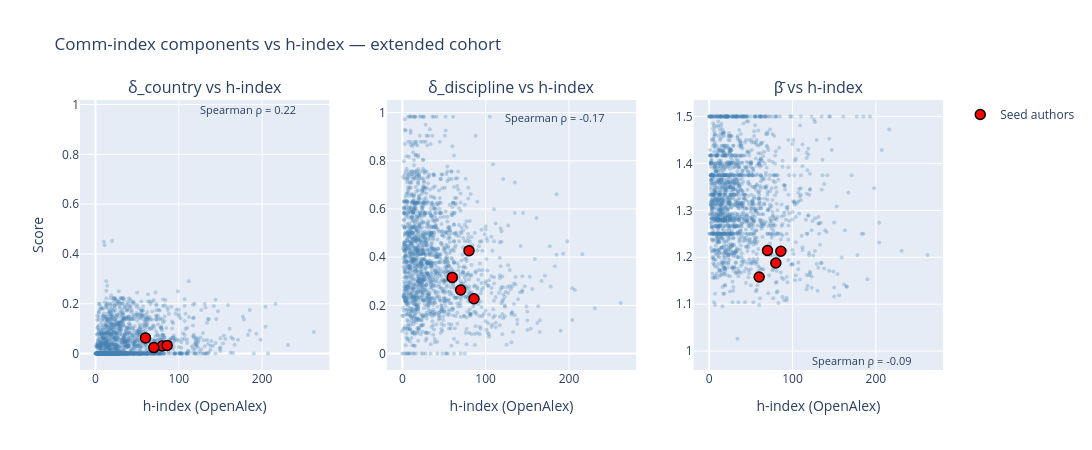

The code cell stored with this chart in its notebook:
### Code cell
from plotly.subplots import make_subplots

fig = make_subplots(rows=1, cols=3, subplot_titles=("δ_country vs h-index", "δ_discipline vs h-index", "β̄ vs h-index"))

for i, col in enumerate(["delta_country", "delta_discipline", "beta_mean"]):
    fig.add_trace(go.Scatter(
        x=multi["h_index"],
        y=multi[col],
        mode="markers",
        marker=dict(size=4, opacity=0.3, color="steelblue"),
        name=col,
        showlegend=False,
    ), row=1, col=i+1)
    
    # Overlay seeds
    seed_rows = multi[multi.index.astype(str).isin(seed_name_lookup) | 
                       (multi["author_anon_id"].isin(seed_name_lookup) if "author_anon_id" in multi.columns else False)]
    if len(seed_rows):
        fig.add_trace(go.Scatter(
            x=seed_rows["h_index"],
            y=seed_rows[col],
            mode="markers",
            marker=dict(size=10, color="red", line=dict(width=1.5, color="black")),
            showlegend=(i == 0),
            name="Seed authors",
        ), row=1, col=i+1)
    
    # Add correlation coefficient
    corr = multi[["h_index", col]].corr(method="spearman").iloc[0, 1]
    fig.add_annotation(text=f"Spearman ρ = {corr:.2f}", 
                        xref=f"x{i+1}" if i > 0 else "x", yref="paper",
                        x=multi["h_index"].max() * 0.7, y=0.98,
                        showarrow=False, font=dict(size=11), row=1, col=i+1)

fig.update_xaxes(title_text="h-index (OpenAlex)")
fig.update_yaxes(title_text="Score", row=1, col=1)
fig.update_layout(width=1400, height=450, title="Comm-index components vs h-index — extended cohort")
fig.show()

# Print correlations
print("\nSpearman correlations with h-index:")
for col in ["delta_country", "delta_discipline", "beta_mean", "n_papers"]:
    corr = multi[["h_index", col]].corr(method="spearman").iloc[0, 1]
    print(f"  {col}: {corr:.3f}")

### Figure 1 — Plotly figure (JSON) as saved in the notebook; plotly's stock layout.template omitted (floating-point values rounded to 4 significant figures; data arrays with more than 128 entries replaced by an {"elided": "..."} marker saying what was removed)
{"data": [{"marker": {"color": "steelblue", "opacity": 0.3, "size": 4}, "mode": "markers", "name": "delta_country", "showlegend": false, "type": "scatter", "x": {"elided": "1684 float values"}, "xaxis": "x", "y": {"elided": "1684 float values"}, "yaxis": "y"}, {"marker": {"color": "red", "line": {"color": "black", "width": 1.5}, "size": 10}, "mode": "markers", "name": "Seed authors", "showlegend": true, "type": "scatter", "x": [60.0, 80.0, 86.0, 70.0], "xaxis": "x", "y": [0.06262, 0.03018, 0.03255, 0.02366], "yaxis": "y"}, {"marker": {"color": "steelblue", "opacity": 0.3, "size": 4}, "mode": "markers", "name": "delta_discipline", "showlegend": false, "type": "scatter", "x": {"elided": "1684 float values"}, "xaxis": "x2", "y": {"elided": "1684 float values"}, "yaxis": "y2"}, {"marker": {"color": "red", "line": {"color": "black", "width": 1.5}, "size": 10}, "mode": "markers", "name": "Seed authors", "showlegend": false, "type": "scatter", "x": [60.0, 80.0, 86.0, 70.0], "xaxis": "x2", "y": [0.3158, 0.4268, 0.227, 0.2636], "yaxis": "y2"}, {"marker": {"color": "steelblue", "opacity": 0.3, "size": 4}, "mode": "markers", "name": "beta_mean", "showlegend": false, "type": "scatter", "x": {"elided": "1684 float values"}, "xaxis": "x3", "y": {"elided": "1684 float values"}, "yaxis": "y3"}, {"marker": {"color": "red", "line": {"color": "black", "width": 1.5}, "size": 10}, "mode": "markers", "name": "Seed authors", "showlegend": false, "type": "scatter", "x": [60.0, 80.0, 86.0, 70.0], "xaxis": "x3", "y": [1.158, 1.188, 1.213, 1.214], "yaxis": "y3"}], "layout": {"annotations": [{"font": {"size": 16}, "showarrow": false, "text": "δ_country vs h-index", "x": 0.1444, "xanchor": "center", "xref": "paper", "y": 1, "yanchor": "bottom", "yref": "paper"}, {"font": {"size": 16}, "showarrow": false, "text": "δ_discipline vs h-index", "x": 0.5, "xanchor": "center", "xref": "paper", "y": 1, "yanchor": "bottom", "yref": "paper"}, {"font": {"size": 16}, "showarrow": false, "text": "β̄ vs h-index", "x": 0.8556, "xanchor": "center", "xref": "paper", "y": 1, "yanchor": "bottom", "yref": "paper"}, {"font": {"size": 11}, "showarrow": false, "text": "Spearman ρ = 0.22", "x": 183.4, "xref": "x", "y": 0.98, "yref": "y"}, {"font": {"size": 11}, "showarrow": false, "text": "Spearman ρ = -0.17", "x": 183.4, "xref": "x2", "y": 0.98, "yref": "y2"}, {"font": {"size": 11}, "showarrow": false, "text": "Spearman ρ = -0.09", "x": 183.4, "xref": "x3", "y": 0.98, "yref": "y3"}], "height": 450, "title": {"text": "Comm-index components vs h-index — extended cohort"}, "width": 1400, "xaxis": {"anchor": "y", "domain": [0, 0.2889], "title": {"text": "h-index (OpenAlex)"}}, "xaxis2": {"anchor": "y2", "domain": [0.3556, 0.6444], "title": {"text": "h-index (OpenAlex)"}}, "xaxis3": {"anchor": "y3", "domain": [0.7111, 1], "title": {"text": "h-index (OpenAlex)"}}, "yaxis": {"anchor": "x", "domain": [0, 1], "title": {"text": "Score"}}, "yaxis2": {"anchor": "x2", "domain": [0, 1]}, "yaxis3": {"anchor": "x3", "domain": [0, 1]}}}
